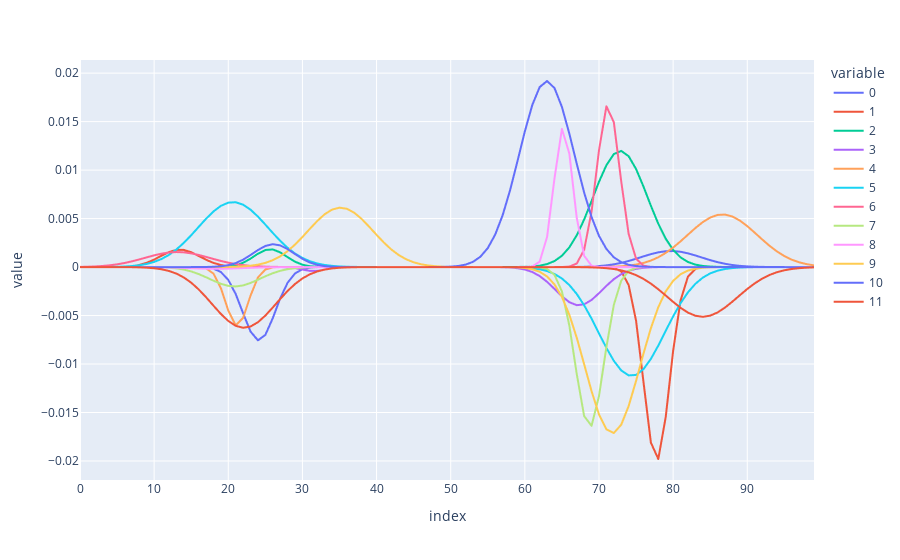
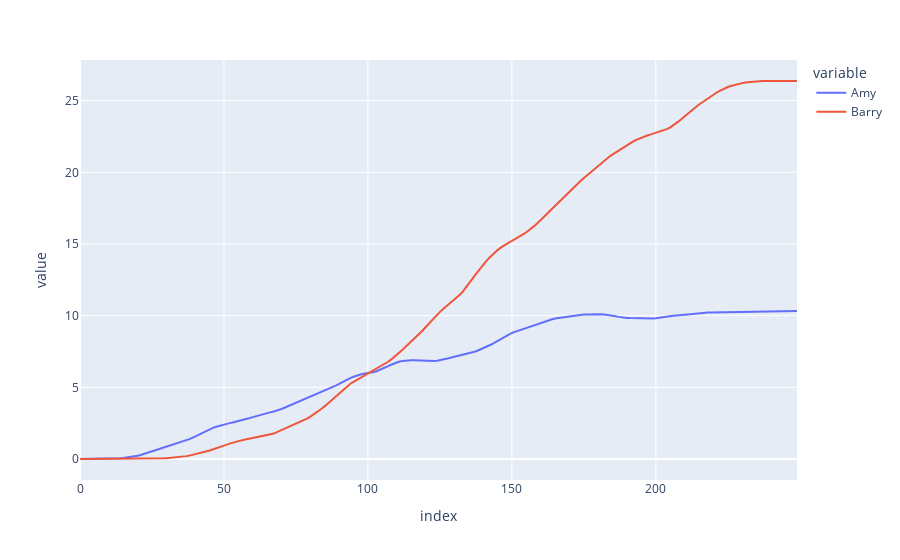

The notebook cell these images were saved under, in order:
### Code cell
import numpy as np
import pandas as pd
import plotly.express as px
import sympy as sp


class Person:
    def __init__(self, name: str, foresight: int):
        self.name = name
        self.foresight = foresight
        self.decision_list = []

    def append_optimal_choice(
        self, choice_array: np.ndarray, decision_number: int, number_of_decisions: int
    ):
        # Get the row index of the highest sum of values in the choice array up to the person's "foresight" index
        highest_value_index = np.argmax(
            np.sum(choice_array[:, : self.foresight], axis=1)
        )

        # Extract this row from the choice array
        optimal_choice = choice_array[highest_value_index, :]

        # Pad initial and final values with nan
        optimal_choice_padded = np.pad(
            optimal_choice,
            (decision_number, number_of_decisions - decision_number),
            mode="constant",
            constant_values=np.nan,
        )

        # Append to decision list
        self.decision_list.append(optimal_choice_padded)

    def convert_decision_list_to_df(self):
        # Swap rows and columns
        decision_array = np.array(self.decision_list)
        decision_array_inverted = decision_array.T
        decision_df = pd.DataFrame(decision_array_inverted)
        self.decision_df = decision_df
        return decision_df

    def calc_life_score(self):
        # Sum columns
        self.decision_df["decision_sum"] = self.decision_df.sum(axis=1)

        # Calculate life score as the cumulative sum of the decision sums
        self.decision_df["life_score"] = self.decision_df["decision_sum"].cumsum()
        return self.decision_df


class LifeSimulation:
    def __init__(
        self,
        people: list[Person],
        genorator: str,
        n_choices: int,
    ):
        self.people = people
        self.genorator = genorator
        self.n_choices = n_choices

    def add_person(self, person: Person):
        self.people.append(person)

    def get_people(self) -> list[Person]:
        return self.people

    def get_person_by_name(self, name: str) -> Person | None:
        for person in self.people:
            if person.name == name:
                return person
        return None

    def get_number_of_people(self) -> int:
        return len(self.people)

    def classic_choice_function(self, form: str):
        x = sp.symbols("x")

        m1 = 25
        m2 = 75
        s1 = 5
        s2 = 5

        if form == "now":
            a1 = np.random.uniform(0, 0.01)
            a2 = 0
        elif form == "later":
            a1 = 0
            a2 = np.random.uniform(0, 0.02)

        y = a1 * sp.exp(-((x - m1) ** 2) / (2 * s1**2)) + a2 * sp.exp(
            -((x - m2) ** 2) / (2 * s2**2)
        )

        return {"m1": m1, "m2": m2, "s1": s1, "s2": s2, "a1": a1, "a2": a2, "expr": y}

    def generate_opposites_choice_function(self, form: str):
        x = sp.symbols("x")

        m1 = np.random.uniform(10, 40)
        m2 = np.random.uniform(60, 90)
        s1 = np.random.uniform(1, 5)
        s2 = np.random.uniform(1, 5)

        if form == "bad-good":
            a1 = np.random.uniform(-0.01, 0)
            a2 = np.random.uniform(0, 0.02)
        elif form == "good-bad":
            a1 = np.random.uniform(0, 0.01)
            a2 = np.random.uniform(-0.02, 0)

        y = a1 * sp.exp(-((x - m1) ** 2) / (2 * s1**2)) + a2 * sp.exp(
            -((x - m2) ** 2) / (2 * s2**2)
        )

        return {"m1": m1, "m2": m2, "s1": s1, "s2": s2, "a1": a1, "a2": a2, "expr": y}

    def generate_four_choice_function(self, form: str):
        x = sp.symbols("x")

        m1 = np.random.uniform(10, 40)
        m2 = np.random.uniform(60, 90)
        s1 = np.random.uniform(1, 5)
        s2 = np.random.uniform(1, 5)

        if form == "bad-good":
            a1 = np.random.uniform(-0.01, 0)
            a2 = np.random.uniform(0, 0.02)
        elif form == "good-bad":
            a1 = np.random.uniform(0, 0.01)
            a2 = np.random.uniform(-0.02, 0)
        elif form == "good-good":
            a1 = np.random.uniform(0, 0.01)
            a2 = np.random.uniform(0, 0.02)
        elif form == "bad-bad":
            a1 = np.random.uniform(-0.01, 0)
            a2 = np.random.uniform(-0.02, 0)

        y = a1 * sp.exp(-((x - m1) ** 2) / (2 * s1**2)) + a2 * sp.exp(
            -((x - m2) ** 2) / (2 * s2**2)
        )

        return {"m1": m1, "m2": m2, "s1": s1, "s2": s2, "a1": a1, "a2": a2, "expr": y}

    def generate_random_choice_function(self, seed=None):
        x = sp.symbols("x")

        if seed is not None:
            np.random.seed(seed)

        # Define step boundaries (e.g., every 10 units from 0 to 100)
        step_size = 5
        step_boundaries = np.arange(0, 100, step_size)

        # Generate random values for each step between -0.01 and 0.01
        step_values = np.random.uniform(-0.01, 0.01, size=len(step_boundaries))

        # Create piecewise function using sympy conditions
        conditions = []
        for i, boundary in enumerate(step_boundaries):
            if i == len(step_boundaries) - 1:
                # Last step: from boundary to 100
                conditions.append((step_values[i], sp.And(x >= boundary, x <= 100)))
            else:
                # Regular step: from boundary to next boundary
                next_boundary = step_boundaries[i + 1]
                conditions.append(
                    (step_values[i], sp.And(x >= boundary, x < next_boundary))
                )

        # Create Piecewise expression
        y = sp.Piecewise(*conditions)

        return {
            "step_boundaries": step_boundaries,
            "step_values": step_values,
            "expr": y,
        }

    def generate_choice_array(self, genorator: str, n_choices: int):
        x = sp.symbols("x")

        if genorator == "classic":
            functions = [
                self.classic_choice_function(form=form)
                for form in ["now", "later"] * (n_choices // 2)
            ]
        elif genorator == "opposites":
            functions = [
                self.generate_opposites_choice_function(form=form)
                for form in ["bad-good", "good-bad"] * (n_choices // 2)
            ]
        elif genorator == "four_choice":
            functions = [
                self.generate_four_choice_function(form=form)
                for form in ["bad-good", "good-bad", "good-good", "bad-bad"]
                * (n_choices // 4)
            ]
        elif genorator == "random":
            functions = [
                self.generate_random_choice_function() for choice in range(n_choices)
            ]
        else:
            raise ValueError(f"Invalid generator: {genorator}")

        # Create x values (100 points from 0 to 100)
        x_vals = np.linspace(0, 100, 100)

        # Build NumPy array: n rows (functions) × 100 columns (y values)
        choice_array = np.zeros((n_choices, 100))
        for i, func in enumerate(functions):
            y_func = sp.lambdify(x, func["expr"], "numpy")
            choice_array[i, :] = y_func(x_vals)
        return choice_array

    def simlulate_life(self, number_of_decisions: int):
        for person in self.people:
            for decision_number in range(number_of_decisions):
                choice_array = self.generate_choice_array(
                    genorator=self.genorator, n_choices=self.n_choices
                )
                person.append_optimal_choice(
                    choice_array, decision_number, number_of_decisions
                )
            person.convert_decision_list_to_df()
            person.calc_life_score()


class Config:
    def __init__(
        self,
        genorator: str,
        n_choices: int,
        number_of_decisions: int,
        people: list[Person],
    ):
        self.genorator = genorator
        self.n_choices = n_choices
        self.number_of_decisions = number_of_decisions
        self.people = people


def main():
    # Define simulation configuration
    config = Config("four_choice", 12, 150, [Person("Amy", 50), Person("Barry", 100)])

    # Run simulation
    simulation = LifeSimulation(config.people, config.genorator, config.n_choices)

    # Check example choice array
    choice_array = simulation.generate_choice_array(
        genorator=config.genorator, n_choices=config.n_choices
    )
    print(choice_array.shape)

    fig = px.line(choice_array.T)
    fig.show()

    # Run simulation
    simulation.simlulate_life(config.number_of_decisions)

    # Combine decision_df["life_score"] into single dataframe
    life_score_df = pd.DataFrame(
        {
            k: v
            for k, v in zip(
                [person.name for person in simulation.people],
                [person.decision_df["life_score"] for person in simulation.people],
            )
        }
    )

    print(life_score_df)

    # Plot life_score lines
    fig = px.line(life_score_df)
    fig.show()


if __name__ == "__main__":
    main()

### Figure 1 — Plotly figure (JSON) as saved in the notebook; plotly's stock layout.template omitted (floating-point values rounded to 4 significant figures)
{"data": [{"hovertemplate": "variable=0<br>index=%{x}<br>value=%{y}<extra></extra>", "legendgroup": "0", "line": {"color": "#636efa", "dash": "solid"}, "marker": {"symbol": "circle"}, "mode": "lines", "name": "0", "showlegend": true, "type": "scattergl", "x": [0, 1, 2, 3, 4, 5, 6, 7, 8, 9, 10, 11, 12, 13, 14, 15, 16, 17, 18, 19, 20, 21, 22, 23, 24, 25, 26, 27, 28, 29, 30, 31, 32, 33, 34, 35, 36, 37, 38, 39, 40, 41, 42, 43, 44, 45, 46, 47, 48, 49, 50, 51, 52, 53, 54, 55, 56, 57, 58, 59, 60, 61, 62, 63, 64, 65, 66, 67, 68, 69, 70, 71, 72, 73, 74, 75, 76, 77, 78, 79, 80, 81, 82, 83, 84, 85, 86, 87, 88, 89, 90, 91, 92, 93, 94, 95, 96, 97, 98, 99], "xaxis": "x", "y": [-8.674e-29, -1.107e-26, -1.152e-24, -9.752e-23, -6.726e-21, -3.778e-19, -1.728e-17, -6.439e-16, -1.954e-14, -4.828e-13, -9.716e-12, -1.592e-10, -2.126e-09, -2.311e-08, -2.046e-07, -1.475e-06, -8.661e-06, -4.142e-05, -0.0001613, -0.0005117, -0.001322, -0.002781, -0.004765, -0.00665, -0.007557, -0.006995, -0.005272, -0.003237, -0.001618, -0.0006589, -0.0002185, -5.9e-05, -1.298e-05, -2.325e-06, -3.391e-07, -4.029e-08, -3.898e-09, -3.072e-10, -1.971e-11, -1.03e-12, -4.386e-14, -1.52e-15, -4.293e-17, -9.819e-19, 2.618e-20, 3.672e-19, 2.848e-18, 2.078e-17, 1.429e-16, 9.253e-16, 5.643e-15, 3.242e-14, 1.754e-13, 8.939e-13, 4.291e-12, 1.94e-11, 8.262e-11, 3.314e-10, 1.252e-09, 4.455e-09, 1.493e-08, 4.713e-08, 1.401e-07, 3.925e-07, 1.035e-06, 2.572e-06, 6.019e-06, 1.327e-05, 2.754e-05, 5.385e-05, 9.918e-05, 0.0001721, 0.0002811, 0.0004326, 0.0006271, 0.0008562, 0.001101, 0.001334, 0.001521, 0.001635, 0.001654, 0.001577, 0.001416, 0.001198, 0.0009539, 0.0007157, 0.0005057, 0.0003366, 0.000211, 0.0001246, 6.93e-05, 3.63e-05, 1.791e-05, 8.324e-06, 3.643e-06, 1.502e-06, 5.833e-07, 2.133e-07, 7.35e-08, 2.385e-08], "yaxis": "y"}, {"hovertemplate": "variable=1<br>index=%{x}<br>value=%{y}<extra></extra>", "legendgroup": "1", "line": {"color": "#EF553B", "dash": "solid"}, "marker": {"symbol": "circle"}, "mode": "lines", "name": "1", "showlegend": true, "type": "scattergl", "x": [0, 1, 2, 3, 4, 5, 6, 7, 8, 9, 10, 11, 12, 13, 14, 15, 16, 17, 18, 19, 20, 21, 22, 23, 24, 25, 26, 27, 28, 29, 30, 31, 32, 33, 34, 35, 36, 37, 38, 39, 40, 41, 42, 43, 44, 45, 46, 47, 48, 49, 50, 51, 52, 53, 54, 55, 56, 57, 58, 59, 60, 61, 62, 63, 64, 65, 66, 67, 68, 69, 70, 71, 72, 73, 74, 75, 76, 77, 78, 79, 80, 81, 82, 83, 84, 85, 86, 87, 88, 89, 90, 91, 92, 93, 94, 95, 96, 97, 98, 99], "xaxis": "x", "y": [5.253e-09, 3.245e-08, 1.743e-07, 8.132e-07, 3.298e-06, 1.162e-05, 3.56e-05, 9.478e-05, 0.0002193, 0.0004409, 0.0007706, 0.00117, 0.001545, 0.001772, 0.001767, 0.001531, 0.001153, 0.0007542, 0.000429, 0.000212, 9.108e-05, 3.401e-05, 1.103e-05, 3.111e-06, 7.625e-07, 1.624e-07, 3.006e-08, 4.836e-09, 6.761e-10, 8.216e-11, 8.676e-12, 7.962e-13, 6.351e-14, 4.402e-15, 2.652e-16, 1.389e-17, 6.319e-19, 2.499e-20, 8.588e-22, 2.565e-23, 6.659e-25, 1.502e-26, 2.946e-28, 5.02e-30, 7.434e-32, 9.568e-34, 1.07e-35, 1.04e-37, 8.79e-40, 6.454e-42, 4.119e-44, 2.284e-46, 1.093e-48, -3.992e-47, -1.375e-43, -3.384e-40, -5.954e-37, -7.49e-34, -6.735e-31, -4.33e-28, -1.99e-25, -6.539e-23, -1.536e-20, -2.579e-18, -3.096e-16, -2.657e-14, -1.63e-12, -7.148e-11, -2.241e-09, -5.024e-08, -8.05e-07, -9.221e-06, -7.552e-05, -0.0004421, -0.00185, -0.005536, -0.01184, -0.01811, -0.01979, -0.01547, -0.008642, -0.003452, -0.0009855, -0.0002012, -2.935e-05, -3.062e-06, -2.284e-07, -1.217e-08, -4.64e-10, -1.264e-11, -2.463e-13, -3.429e-15, -3.414e-17, -2.429e-19, -1.236e-21, -4.495e-24, -1.169e-26, -2.173e-29, -2.887e-32, -2.743e-35], "yaxis": "y"}, {"hovertemplate": "variable=2<br>index=%{x}<br>value=%{y}<extra></extra>", "legendgroup": "2", "line": {"color": "#00cc96", "dash": "solid"}, "marker": {"symbol": "circle"}, "mode": "lines", "name": "2", "showlegend": true, "type": "scattergl", "x": [0, 1, 2, 3, 4, 5, 6, 7, 8, 9, 10, 11, 12, 13, 14, 15, 16, 17, 18, 19, 20, 21, 22, 23, 24, 25, 26, 27, 28, 29, 30, 31, 32, 33, 34, 35, 36, 37, 38, 39, 40, 41, 42, 43, 44, 45, 46, 47, 48, 49, 50, 51, 52, 53, 54, 55, 56, 57, 58, 59, 60, 61, 62, 63, 64, 65, 66, 67, 68, 69, 70, 71, 72, 73, 74, 75, 76, 77, 78, 79, 80, 81, 82, 83, 84, 85, 86, 87, 88, 89, 90, 91, 92, 93, 94, 95, 96, 97, 98, 99], "xaxis": "x", "y": [4.856e-34, 1.057e-31, 1.857e-29, 2.634e-27, 3.016e-25, 2.789e-23, 2.082e-21, 1.254e-19, 6.103e-18, 2.397e-16, 7.602e-15, 1.946e-13, 4.023e-12, 6.712e-11, 9.043e-10, 9.835e-09, 8.636e-08, 6.122e-07, 3.504e-06, 1.619e-05, 6.04e-05, 0.0001819, 0.0004423, 0.0008682, 0.001376, 0.001761, 0.001819, 0.001517, 0.001021, 0.000555, 0.0002436, 8.629e-05, 2.468e-05, 5.7e-06, 1.063e-06, 1.599e-07, 1.943e-08, 1.907e-09, 1.51e-10, 9.656e-12, 4.985e-13, 2.078e-14, 7.023e-16, 5.099e-17, 2.918e-16, 2.461e-15, 1.929e-14, 1.402e-13, 9.449e-13, 5.908e-12, 3.427e-11, 1.843e-10, 9.199e-10, 4.257e-09, 1.828e-08, 7.278e-08, 2.688e-07, 9.209e-07, 2.926e-06, 8.626e-06, 2.358e-05, 5.98e-05, 0.0001407, 0.0003069, 0.000621, 0.001166, 0.00203, 0.003278, 0.00491, 0.006821, 0.008791, 0.01051, 0.01165, 0.01198, 0.01143, 0.01011, 0.008301, 0.006319, 0.004462, 0.002922, 0.001775, 0.001, 0.0005228, 0.0002535, 0.000114, 4.753e-05, 1.839e-05, 6.599e-06, 2.196e-06, 6.781e-07, 1.942e-07, 5.158e-08, 1.271e-08, 2.904e-09, 6.155e-10, 1.21e-10, 2.207e-11, 3.733e-12, 5.857e-13, 8.524e-14], "yaxis": "y"}, {"hovertemplate": "variable=3<br>index=%{x}<br>value=%{y}<extra></extra>", "legendgroup": "3", "line": {"color": "#ab63fa", "dash": "solid"}, "marker": {"symbol": "circle"}, "mode": "lines", "name": "3", "showlegend": true, "type": "scattergl", "x": [0, 1, 2, 3, 4, 5, 6, 7, 8, 9, 10, 11, 12, 13, 14, 15, 16, 17, 18, 19, 20, 21, 22, 23, 24, 25, 26, 27, 28, 29, 30, 31, 32, 33, 34, 35, 36, 37, 38, 39, 40, 41, 42, 43, 44, 45, 46, 47, 48, 49, 50, 51, 52, 53, 54, 55, 56, 57, 58, 59, 60, 61, 62, 63, 64, 65, 66, 67, 68, 69, 70, 71, 72, 73, 74, 75, 76, 77, 78, 79, 80, 81, 82, 83, 84, 85, 86, 87, 88, 89, 90, 91, 92, 93, 94, 95, 96, 97, 98, 99], "xaxis": "x", "y": [-4.473e-99, -3.819e-93, -2.099e-87, -7.429e-82, -1.693e-76, -2.483e-71, -2.345e-66, -1.426e-61, -5.582e-57, -1.407e-52, -2.283e-48, -2.385e-44, -1.604e-40, -6.947e-37, -1.937e-33, -3.477e-30, -4.018e-27, -2.99e-24, -1.432e-21, -4.418e-19, -8.772e-17, -1.121e-14, -9.231e-13, -4.892e-11, -1.669e-09, -3.666e-08, -5.185e-07, -4.721e-06, -2.767e-05, -0.0001044, -0.0002538, -0.000397, -0.0003999, -0.0002593, -0.0001083, -2.91e-05, -5.036e-06, -5.611e-07, -4.025e-08, -1.859e-09, -5.527e-11, -1.058e-12, -1.306e-14, -3.214e-16, -2.557e-15, -2.703e-14, -2.578e-13, -2.216e-12, -1.718e-11, -1.201e-10, -7.572e-10, -4.303e-09, -2.205e-08, -1.019e-07, -4.246e-07, -1.595e-06, -5.403e-06, -1.65e-05, -4.545e-05, -0.0001129, -0.0002527, -0.0005102, -0.0009287, -0.001524, -0.002256, -0.003011, -0.003623, -0.003931, -0.003845, -0.003392, -0.002698, -0.001935, -0.001251, -0.0007295, -0.0003835, -0.0001818, -7.771e-05, -2.995e-05, -1.041e-05, -3.261e-06, -9.214e-07, -2.347e-07, -5.392e-08, -1.117e-08, -2.086e-09, -3.512e-10, -5.332e-11, -7.3e-12, -9.012e-13, -1.003e-13, -1.007e-14, -9.11e-16, -7.434e-17, -5.469e-18, -3.628e-19, -2.17e-20, -1.171e-21, -5.693e-23, -2.496e-24, -9.87e-26], "yaxis": "y"}, {"hovertemplate": "variable=4<br>index=%{x}<br>value=%{y}<extra></extra>", "legendgroup": "4", "line": {"color": "#FFA15A", "dash": "solid"}, "marker": {"symbol": "circle"}, "mode": "lines", "name": "4", "showlegend": true, "type": "scattergl", "x": [0, 1, 2, 3, 4, 5, 6, 7, 8, 9, 10, 11, 12, 13, 14, 15, 16, 17, 18, 19, 20, 21, 22, 23, 24, 25, 26, 27, 28, 29, 30, 31, 32, 33, 34, 35, 36, 37, 38, 39, 40, 41, 42, 43, 44, 45, 46, 47, 48, 49, 50, 51, 52, 53, 54, 55, 56, 57, 58, 59, 60, 61, 62, 63, 64, 65, 66, 67, 68, 69, 70, 71, 72, 73, 74, 75, 76, 77, 78, 79, 80, 81, 82, 83, 84, 85, 86, 87, 88, 89, 90, 91, 92, 93, 94, 95, 96, 97, 98, 99], "xaxis": "x", "y": [-2.622e-45, -2.115e-41, -1.104e-37, -3.729e-34, -8.153e-31, -1.154e-27, -1.057e-24, -6.266e-22, -2.404e-19, -5.971e-17, -9.598e-15, -9.986e-13, -6.724e-11, -2.931e-09, -8.267e-08, -1.509e-06, -1.784e-05, -0.0001364, -0.0006753, -0.002164, -0.004487, -0.006023, -0.005233, -0.002942, -0.001071, -0.0002522, -3.845e-05, -3.795e-06, -2.423e-07, -1.002e-08, -2.68e-10, -4.641e-12, -5.202e-14, -3.774e-16, -1.772e-18, -5.385e-21, -1.059e-23, -8.559e-27, 4.476e-26, 3.892e-25, 3.235e-24, 2.571e-23, 1.954e-22, 1.419e-21, 9.856e-21, 6.545e-20, 4.155e-19, 2.522e-18, 1.463e-17, 8.12e-17, 4.307e-16, 2.184e-15, 1.059e-14, 4.91e-14, 2.176e-13, 9.223e-13, 3.737e-12, 1.447e-11, 5.36e-11, 1.898e-10, 6.425e-10, 2.079e-09, 6.435e-09, 1.904e-08, 5.385e-08, 1.456e-07, 3.765e-07, 9.307e-07, 2.2e-06, 4.971e-06, 1.074e-05, 2.218e-05, 4.38e-05, 8.27e-05, 0.0001493, 0.0002576, 0.0004251, 0.0006706, 0.001011, 0.001459, 0.002011, 0.002651, 0.003341, 0.004025, 0.004637, 0.005107, 0.005378, 0.005414, 0.005211, 0.004796, 0.00422, 0.00355, 0.002855, 0.002195, 0.001614, 0.001134, 0.0007623, 0.0004898, 0.0003009, 0.0001767], "yaxis": "y"}, {"hovertemplate": "variable=5<br>index=%{x}<br>value=%{y}<extra></extra>", "legendgroup": "5", "line": {"color": "#19d3f3", "dash": "solid"}, "marker": {"symbol": "circle"}, "mode": "lines", "name": "5", "showlegend": true, "type": "scattergl", "x": [0, 1, 2, 3, 4, 5, 6, 7, 8, 9, 10, 11, 12, 13, 14, 15, 16, 17, 18, 19, 20, 21, 22, 23, 24, 25, 26, 27, 28, 29, 30, 31, 32, 33, 34, 35, 36, 37, 38, 39, 40, 41, 42, 43, 44, 45, 46, 47, 48, 49, 50, 51, 52, 53, 54, 55, 56, 57, 58, 59, 60, 61, 62, 63, 64, 65, 66, 67, 68, 69, 70, 71, 72, 73, 74, 75, 76, 77, 78, 79, 80, 81, 82, 83, 84, 85, 86, 87, 88, 89, 90, 91, 92, 93, 94, 95, 96, 97, 98, 99], "xaxis": "x", "y": [4.756e-07, 1.174e-06, 2.769e-06, 6.248e-06, 1.348e-05, 2.78e-05, 5.482e-05, 0.0001034, 0.0001863, 0.0003212, 0.0005294, 0.0008342, 0.001257, 0.001811, 0.002494, 0.003285, 0.004137, 0.004981, 0.005735, 0.006313, 0.006644, 0.006686, 0.006433, 0.005919, 0.005206, 0.004379, 0.003521, 0.002707, 0.00199, 0.001399, 0.0009404, 0.0006043, 0.0003713, 0.0002181, 0.0001225, 6.581e-05, 3.38e-05, 1.659e-05, 7.79e-06, 3.497e-06, 1.501e-06, 6.159e-07, 2.417e-07, 9.066e-08, 3.252e-08, 1.115e-08, 3.644e-09, 1.09e-09, 1.198e-10, -7.374e-10, -2.938e-09, -9.989e-09, -3.202e-08, -9.753e-08, -2.823e-07, -7.766e-07, -2.031e-06, -5.047e-06, -1.192e-05, -2.676e-05, -5.711e-05, -0.0001158, -0.0002233, -0.0004091, -0.0007124, -0.001179, -0.001855, -0.002774, -0.003942, -0.005324, -0.006836, -0.008341, -0.009673, -0.01066, -0.01117, -0.01112, -0.01053, -0.009472, -0.008099, -0.006581, -0.005084, -0.003732, -0.002604, -0.001727, -0.001089, -0.0006522, -0.0003714, -0.000201, -0.0001034, -5.055e-05, -2.349e-05, -1.038e-05, -4.356e-06, -1.738e-06, -6.591e-07, -2.376e-07, -8.139e-08, -2.65e-08, -8.202e-09, -2.413e-09], "yaxis": "y"}, {"hovertemplate": "variable=6<br>index=%{x}<br>value=%{y}<extra></extra>", "legendgroup": "6", "line": {"color": "#FF6692", "dash": "solid"}, "marker": {"symbol": "circle"}, "mode": "lines", "name": "6", "showlegend": true, "type": "scattergl", "x": [0, 1, 2, 3, 4, 5, 6, 7, 8, 9, 10, 11, 12, 13, 14, 15, 16, 17, 18, 19, 20, 21, 22, 23, 24, 25, 26, 27, 28, 29, 30, 31, 32, 33, 34, 35, 36, 37, 38, 39, 40, 41, 42, 43, 44, 45, 46, 47, 48, 49, 50, 51, 52, 53, 54, 55, 56, 57, 58, 59, 60, 61, 62, 63, 64, 65, 66, 67, 68, 69, 70, 71, 72, 73, 74, 75, 76, 77, 78, 79, 80, 81, 82, 83, 84, 85, 86, 87, 88, 89, 90, 91, 92, 93, 94, 95, 96, 97, 98, 99], "xaxis": "x", "y": [1.801e-05, 3.463e-05, 6.323e-05, 0.0001096, 0.0001804, 0.000282, 0.0004184, 0.0005895, 0.0007885, 0.001001, 0.001208, 0.001383, 0.001503, 0.001551, 0.00152, 0.001414, 0.001249, 0.001048, 0.0008342, 0.0006307, 0.0004527, 0.0003086, 0.0001997, 0.0001227, 7.157e-05, 3.964e-05, 2.084e-05, 1.041e-05, 4.934e-06, 2.221e-06, 9.489e-07, 3.85e-07, 1.483e-07, 5.425e-08, 1.884e-08, 6.212e-09, 1.945e-09, 5.78e-10, 1.631e-10, 4.371e-11, 1.112e-11, 2.686e-12, 6.159e-13, 1.341e-13, 2.773e-14, 5.442e-15, 1.014e-15, 1.795e-16, 3.015e-17, 4.809e-18, 7.284e-19, 1.047e-19, 1.43e-20, 1.853e-21, 2.281e-22, 2.666e-23, 1.002e-23, 3.627e-21, 1.22e-18, 2.689e-16, 3.883e-14, 3.672e-12, 2.275e-10, 9.235e-09, 2.456e-07, 4.277e-06, 4.881e-05, 0.0003648, 0.001787, 0.005731, 0.01204, 0.01658, 0.01495, 0.008833, 0.003418, 0.0008666, 0.0001439, 1.566e-05, 1.116e-06, 5.211e-08, 1.594e-09, 3.194e-11, 4.192e-13, 3.605e-15, 2.03e-17, 7.492e-20, 1.811e-22, 2.868e-25, 2.975e-28, 2.022e-31, 9.002e-35, 2.625e-38, 5.015e-42, 6.277e-46, 5.146e-50, 2.764e-54, 9.725e-59, 2.242e-63, 3.385e-68, 3.348e-73], "yaxis": "y"}, {"hovertemplate": "variable=7<br>index=%{x}<br>value=%{y}<extra></extra>", "legendgroup": "7", "line": {"color": "#B6E880", "dash": "solid"}, "marker": {"symbol": "circle"}, "mode": "lines", "name": "7", "showlegend": true, "type": "scattergl", "x": [0, 1, 2, 3, 4, 5, 6, 7, 8, 9, 10, 11, 12, 13, 14, 15, 16, 17, 18, 19, 20, 21, 22, 23, 24, 25, 26, 27, 28, 29, 30, 31, 32, 33, 34, 35, 36, 37, 38, 39, 40, 41, 42, 43, 44, 45, 46, 47, 48, 49, 50, 51, 52, 53, 54, 55, 56, 57, 58, 59, 60, 61, 62, 63, 64, 65, 66, 67, 68, 69, 70, 71, 72, 73, 74, 75, 76, 77, 78, 79, 80, 81, 82, 83, 84, 85, 86, 87, 88, 89, 90, 91, 92, 93, 94, 95, 96, 97, 98, 99], "xaxis": "x", "y": [-1.243e-11, -7.287e-11, -3.917e-10, -1.93e-09, -8.719e-09, -3.611e-08, -1.371e-07, -4.773e-07, -1.523e-06, -4.458e-06, -1.196e-05, -2.941e-05, -6.63e-05, -0.000137, -0.0002597, -0.0004511, -0.0007186, -0.001049, -0.001405, -0.001724, -0.00194, -0.002001, -0.001892, -0.001641, -0.001304, -0.0009504, -0.0006349, -0.0003889, -0.0002184, -0.0001124, -5.306e-05, -2.296e-05, -9.107e-06, -3.312e-06, -1.104e-06, -3.376e-07, -9.46e-08, -2.43e-08, -5.725e-09, -1.236e-09, -2.447e-10, -4.442e-11, -7.391e-12, -1.127e-12, -1.577e-13, -2.022e-14, -2.377e-15, -2.561e-16, -2.53e-17, -2.292e-18, -1.904e-19, -2.026e-20, -6.093e-19, -4.895e-17, -3.007e-15, -1.409e-13, -5.04e-12, -1.376e-10, -2.865e-09, -4.555e-08, -5.525e-07, -5.114e-06, -3.613e-05, -0.0001948, -0.0008013, -0.002516, -0.006027, -0.01102, -0.01538, -0.01637, -0.0133, -0.008249, -0.003903, -0.00141, -0.0003885, -8.169e-05, -1.311e-05, -1.606e-06, -1.501e-07, -1.07e-08, -5.826e-10, -2.42e-11, -7.671e-13, -1.856e-14, -3.425e-16, -4.826e-18, -5.188e-20, -4.256e-22, -2.665e-24, -1.273e-26, -4.642e-29, -1.291e-31, -2.742e-34, -4.444e-37, -5.495e-40, -5.185e-43, -3.734e-46, -2.052e-49, -8.606e-53, -2.754e-56], "yaxis": "y"}, {"hovertemplate": "variable=8<br>index=%{x}<br>value=%{y}<extra></extra>", "legendgroup": "8", "line": {"color": "#FF97FF", "dash": "solid"}, "marker": {"symbol": "circle"}, "mode": "lines", "name": "8", "showlegend": true, "type": "scattergl", "x": [0, 1, 2, 3, 4, 5, 6, 7, 8, 9, 10, 11, 12, 13, 14, 15, 16, 17, 18, 19, 20, 21, 22, 23, 24, 25, 26, 27, 28, 29, 30, 31, 32, 33, 34, 35, 36, 37, 38, 39, 40, 41, 42, 43, 44, 45, 46, 47, 48, 49, 50, 51, 52, 53, 54, 55, 56, 57, 58, 59, 60, 61, 62, 63, 64, 65, 66, 67, 68, 69, 70, 71, 72, 73, 74, 75, 76, 77, 78, 79, 80, 81, 82, 83, 84, 85, 86, 87, 88, 89, 90, 91, 92, 93, 94, 95, 96, 97, 98, 99], "xaxis": "x", "y": [-7.088e-10, -2.662e-09, -9.283e-09, -3.004e-08, -9.024e-08, -2.516e-07, -6.511e-07, -1.564e-06, -3.486e-06, -7.214e-06, -1.386e-05, -2.47e-05, -4.087e-05, -6.277e-05, -8.948e-05, -0.0001184, -0.0001454, -0.0001657, -0.0001753, -0.0001722, -0.0001569, -0.0001328, -0.0001043, -7.599e-05, -5.141e-05, -3.228e-05, -1.881e-05, -1.018e-05, -5.11e-06, -2.381e-06, -1.03e-06, -4.136e-07, -1.541e-07, -5.331e-08, -1.711e-08, -5.1e-09, -1.41e-09, -3.621e-10, -8.628e-11, -1.908e-11, -3.917e-12, -7.464e-13, -1.32e-13, -2.167e-14, -3.301e-15, -4.668e-16, -6.127e-17, -7.465e-18, -8.442e-19, -8.86e-20, -8.631e-21, -7.805e-22, -6.549e-23, 2.91e-23, 6.007e-20, 5.568e-17, 2.724e-14, 7.035e-12, 9.59e-10, 6.901e-08, 2.621e-06, 5.254e-05, 0.000556, 0.003106, 0.009157, 0.01425, 0.01171, 0.005076, 0.001162, 0.0001404, 8.95e-06, 3.013e-07, 5.353e-09, 5.02e-11, 2.485e-13, 6.493e-16, 8.956e-19, 6.52e-22, 2.505e-25, 5.082e-29, 5.441e-33, 3.075e-37, 9.173e-42, 1.444e-46, 1.201e-51, 5.267e-57, 1.22e-62, 1.491e-68, 9.619e-75, 3.276e-81, -2.791e-88, -3.981e-90, -1.695e-92, -6.696e-95, -2.456e-97, -8.36e-100, -2.641e-102, -7.746e-105, -2.109e-107, -5.327e-110], "yaxis": "y"}, {"hovertemplate": "variable=9<br>index=%{x}<br>value=%{y}<extra></extra>", "legendgroup": "9", "line": {"color": "#FECB52", "dash": "solid"}, "marker": {"symbol": "circle"}, "mode": "lines", "name": "9", "showlegend": true, "type": "scattergl", "x": [0, 1, 2, 3, 4, 5, 6, 7, 8, 9, 10, 11, 12, 13, 14, 15, 16, 17, 18, 19, 20, 21, 22, 23, 24, 25, 26, 27, 28, 29, 30, 31, 32, 33, 34, 35, 36, 37, 38, 39, 40, 41, 42, 43, 44, 45, 46, 47, 48, 49, 50, 51, 52, 53, 54, 55, 56, 57, 58, 59, 60, 61, 62, 63, 64, 65, 66, 67, 68, 69, 70, 71, 72, 73, 74, 75, 76, 77, 78, 79, 80, 81, 82, 83, 84, 85, 86, 87, 88, 89, 90, 91, 92, 93, 94, 95, 96, 97, 98, 99], "xaxis": "x", "y": [8.158e-17, 4.901e-16, 2.796e-15, 1.514e-14, 7.788e-14, 3.803e-13, 1.764e-12, 7.766e-12, 3.247e-11, 1.289e-10, 4.859e-10, 1.739e-09, 5.913e-09, 1.908e-08, 5.848e-08, 1.702e-07, 4.703e-07, 1.234e-06, 3.074e-06, 7.272e-06, 1.634e-05, 3.485e-05, 7.058e-05, 0.0001357, 0.0002479, 0.0004298, 0.0007077, 0.001106, 0.001643, 0.002316, 0.0031, 0.00394, 0.004755, 0.005449, 0.005929, 0.006127, 0.006011, 0.0056, 0.004954, 0.004161, 0.003319, 0.002514, 0.001808, 0.001235, 0.0008005, 0.0004929, 0.0002882, 0.00016, 8.432e-05, 4.221e-05, 2.006e-05, 9.051e-06, 3.871e-06, 1.544e-06, 4.743e-07, -2.653e-07, -1.56e-06, -5.065e-06, -1.469e-05, -3.94e-05, -9.807e-05, -0.0002267, -0.0004865, -0.0009695, -0.001794, -0.003083, -0.004919, -0.007288, -0.01003, -0.01281, -0.01519, -0.01673, -0.01712, -0.01625, -0.01433, -0.01174, -0.008925, -0.006302, -0.004131, -0.002515, -0.001422, -0.0007463, -0.0003638, -0.0001646, -6.919e-05, -2.7e-05, -9.783e-06, -3.292e-06, -1.028e-06, -2.984e-07, -8.038e-08, -2.011e-08, -4.67e-09, -1.007e-09, -2.017e-10, -3.752e-11, -6.478e-12, -1.039e-12, -1.547e-13, -2.138e-14], "yaxis": "y"}, {"hovertemplate": "variable=10<br>index=%{x}<br>value=%{y}<extra></extra>", "legendgroup": "10", "line": {"color": "#636efa", "dash": "solid"}, "marker": {"symbol": "circle"}, "mode": "lines", "name": "10", "showlegend": true, "type": "scattergl", "x": [0, 1, 2, 3, 4, 5, 6, 7, 8, 9, 10, 11, 12, 13, 14, 15, 16, 17, 18, 19, 20, 21, 22, 23, 24, 25, 26, 27, 28, 29, 30, 31, 32, 33, 34, 35, 36, 37, 38, 39, 40, 41, 42, 43, 44, 45, 46, 47, 48, 49, 50, 51, 52, 53, 54, 55, 56, 57, 58, 59, 60, 61, 62, 63, 64, 65, 66, 67, 68, 69, 70, 71, 72, 73, 74, 75, 76, 77, 78, 79, 80, 81, 82, 83, 84, 85, 86, 87, 88, 89, 90, 91, 92, 93, 94, 95, 96, 97, 98, 99], "xaxis": "x", "y": [3.41e-23, 1.056e-21, 2.862e-20, 6.782e-19, 1.405e-17, 2.546e-16, 4.035e-15, 5.591e-14, 6.775e-13, 7.179e-12, 6.653e-11, 5.391e-10, 3.821e-09, 2.368e-08, 1.283e-07, 6.082e-07, 2.521e-06, 9.137e-06, 2.896e-05, 8.027e-05, 0.0001946, 0.0004124, 0.0007645, 0.001239, 0.001757, 0.002178, 0.002361, 0.002238, 0.001856, 0.001345, 0.000853, 0.0004729, 0.0002293, 9.723e-05, 3.605e-05, 1.169e-05, 3.315e-06, 8.22e-07, 1.783e-07, 3.382e-08, 5.713e-09, 1.355e-09, 2.65e-09, 1.114e-08, 4.527e-08, 1.713e-07, 6.031e-07, 1.976e-06, 6.022e-06, 1.708e-05, 4.507e-05, 0.0001107, 0.0002528, 0.0005373, 0.001063, 0.001956, 0.003348, 0.005334, 0.007907, 0.01091, 0.01399, 0.01671, 0.01856, 0.01919, 0.01846, 0.01652, 0.01375, 0.01065, 0.00768, 0.005151, 0.003215, 0.001867, 0.001008, 0.0005069, 0.0002371, 0.0001032, 4.178e-05, 1.574e-05, 5.518e-06, 1.8e-06, 5.462e-07, 1.542e-07, 4.053e-08, 9.907e-09, 2.253e-09, 4.769e-10, 9.391e-11, 1.721e-11, 2.933e-12, 4.652e-13, 6.866e-14, 9.428e-15, 1.205e-15, 1.432e-16, 1.584e-17, 1.63e-18, 1.561e-19, 1.391e-20, 1.153e-21, 8.895e-23], "yaxis": "y"}, {"hovertemplate": "variable=11<br>index=%{x}<br>value=%{y}<extra></extra>", "legendgroup": "11", "line": {"color": "#EF553B", "dash": "solid"}, "marker": {"symbol": "circle"}, "mode": "lines", "name": "11", "showlegend": true, "type": "scattergl", "x": [0, 1, 2, 3, 4, 5, 6, 7, 8, 9, 10, 11, 12, 13, 14, 15, 16, 17, 18, 19, 20, 21, 22, 23, 24, 25, 26, 27, 28, 29, 30, 31, 32, 33, 34, 35, 36, 37, 38, 39, 40, 41, 42, 43, 44, 45, 46, 47, 48, 49, 50, 51, 52, 53, 54, 55, 56, 57, 58, 59, 60, 61, 62, 63, 64, 65, 66, 67, 68, 69, 70, 71, 72, 73, 74, 75, 76, 77, 78, 79, 80, 81, 82, 83, 84, 85, 86, 87, 88, 89, 90, 91, 92, 93, 94, 95, 96, 97, 98, 99], "xaxis": "x", "y": [-1.237e-08, -3.951e-08, -1.196e-07, -3.431e-07, -9.33e-07, -2.404e-06, -5.87e-06, -1.358e-05, -2.978e-05, -6.189e-05, -0.0001219, -0.0002275, -0.0004023, -0.0006742, -0.001071, -0.001612, -0.002299, -0.003108, -0.003981, -0.004833, -0.005559, -0.006061, -0.006262, -0.006131, -0.005688, -0.005001, -0.004167, -0.003291, -0.002463, -0.001746, -0.001174, -0.0007474, -0.0004511, -0.000258, -0.0001398, -7.182e-05, -3.496e-05, -1.613e-05, -7.05e-06, -2.92e-06, -1.146e-06, -4.265e-07, -1.504e-07, -5.024e-08, -1.591e-08, -4.773e-09, -1.357e-09, -3.657e-10, -9.34e-11, -2.261e-11, -5.208e-12, -1.236e-12, -7.092e-13, -2.024e-12, -7.849e-12, -2.97e-11, -1.075e-10, -3.721e-10, -1.231e-09, -3.891e-09, -1.176e-08, -3.396e-08, -9.375e-08, -2.474e-07, -6.24e-07, -1.504e-06, -3.466e-06, -7.634e-06, -1.607e-05, -3.234e-05, -6.22e-05, -0.0001143, -0.0002009, -0.0003375, -0.0005417, -0.0008312, -0.001219, -0.001709, -0.00229, -0.002933, -0.00359, -0.0042, -0.004698, -0.005021, -0.005131, -0.005011, -0.004677, -0.004173, -0.003559, -0.002901, -0.00226, -0.001683, -0.001198, -0.0008151, -0.0005301, -0.0003295, -0.0001958, -0.0001112, -6.034e-05, -3.131e-05], "yaxis": "y"}], "layout": {"legend": {"title": {"text": "variable"}, "tracegroupgap": 0}, "margin": {"t": 60}, "xaxis": {"anchor": "y", "domain": [0, 1], "title": {"text": "index"}}, "yaxis": {"anchor": "x", "domain": [0, 1], "title": {"text": "value"}}}}

### Figure 2 — Plotly figure (JSON) as saved in the notebook; plotly's stock layout.template omitted (floating-point values rounded to 4 significant figures; data arrays with more than 128 entries replaced by an {"elided": "..."} marker saying what was removed)
{"data": [{"hovertemplate": "variable=Amy<br>index=%{x}<br>value=%{y}<extra></extra>", "legendgroup": "Amy", "line": {"color": "#636efa", "dash": "solid"}, "marker": {"symbol": "circle"}, "mode": "lines", "name": "Amy", "orientation": "v", "showlegend": true, "type": "scatter", "x": {"elided": "250 int values"}, "xaxis": "x", "y": {"elided": "250 float values"}, "yaxis": "y"}, {"hovertemplate": "variable=Barry<br>index=%{x}<br>value=%{y}<extra></extra>", "legendgroup": "Barry", "line": {"color": "#EF553B", "dash": "solid"}, "marker": {"symbol": "circle"}, "mode": "lines", "name": "Barry", "orientation": "v", "showlegend": true, "type": "scatter", "x": {"elided": "250 int values"}, "xaxis": "x", "y": {"elided": "250 float values"}, "yaxis": "y"}], "layout": {"legend": {"title": {"text": "variable"}, "tracegroupgap": 0}, "margin": {"t": 60}, "xaxis": {"anchor": "y", "domain": [0, 1], "title": {"text": "index"}}, "yaxis": {"anchor": "x", "domain": [0, 1], "title": {"text": "value"}}}}
